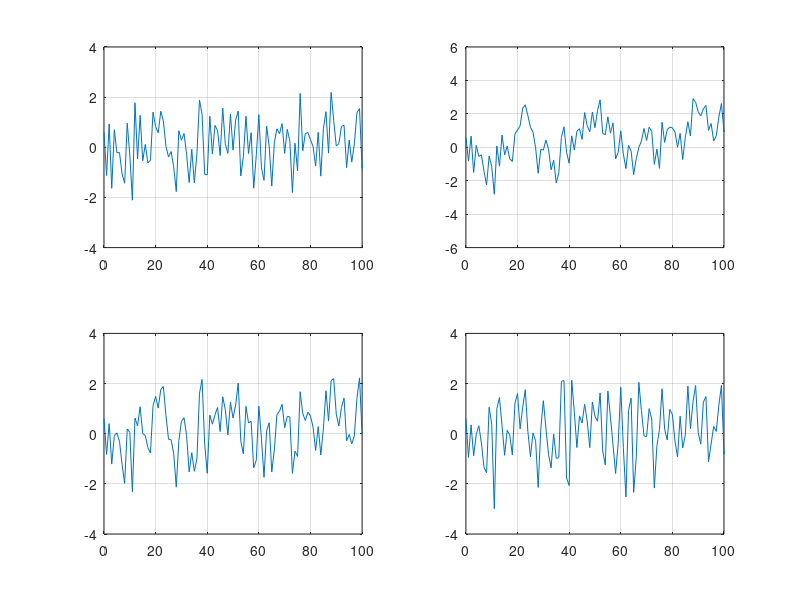
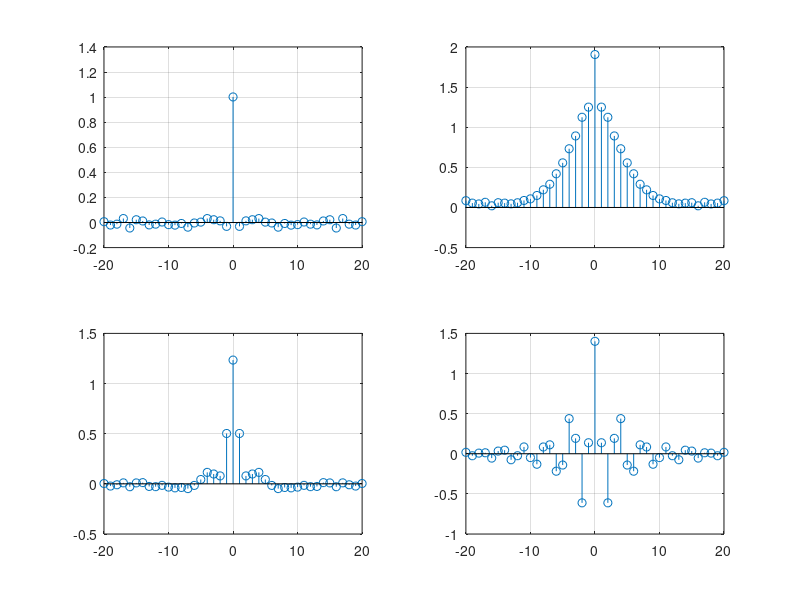
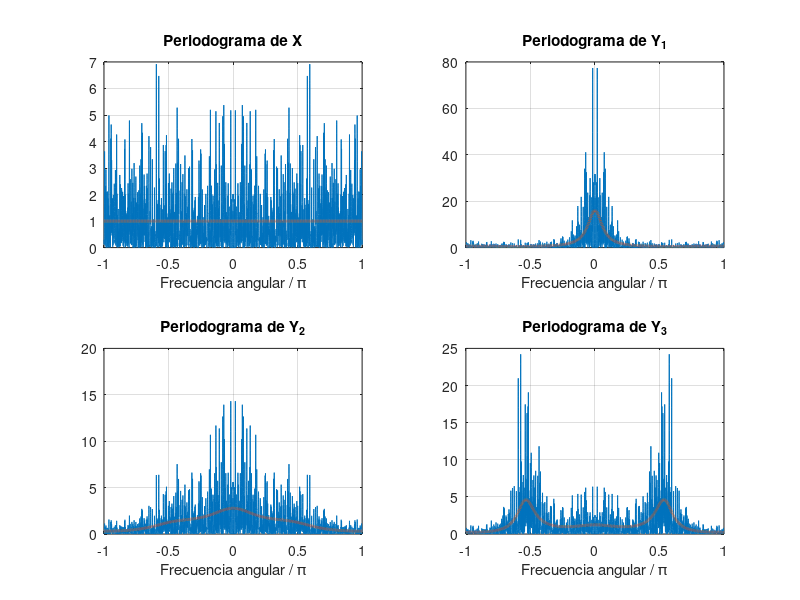

These figures' MATLAB source, in order:
close all;
clear all;
clc;

% Activdad 1

N = 1000;

X = normrnd(0, 1, 1, N);

a1 = [1 -0.5 -0.25];
a2 = [1 -0.5 0.2 -0.1];
a3 = [1 -0.3 0.5 -0.3];

Y1 = filter(1, a1, X);
Y2 = filter(1, a2, X);
Y3 = filter(1, a3, X);

n = 0:N-1;

R_X = xcorr(X, 'biased');
R_Y1 = xcorr(Y1, 'biased');
R_Y2 = xcorr(Y2, 'biased');
R_Y3 = xcorr(Y3, 'biased');

figure();
subplot(2, 2, 1);
plot(n, X);
xlim([0 100]);
grid;
subplot(2, 2, 2);
plot(n, Y1);
xlim([0 100]);
grid;
subplot(2, 2, 3);
plot(n, Y2);
xlim([0 100]);
grid;
subplot(2, 2, 4);
plot(n, Y3);
xlim([0 100]);
grid;

k=-(N-1):(N-1);

figure();
subplot(2, 2, 1);
stem(k, R_X);
xlim([-20 20]);
grid;
subplot(2, 2, 2);
stem(k, R_Y1);
xlim([-20 20]);
grid;
subplot(2, 2, 3);
stem(k, R_Y2);
xlim([-20 20]);
grid;
subplot(2, 2, 4);
stem(k, R_Y3);
xlim([-20 20]);
grid;

nfft = 10240;

% Puede usarse periodogram

S_X = 1/N * abs(fftshift(fft(X, nfft))).^2;
S_Y1 = 1/N * abs(fftshift(fft(Y1, nfft))).^2;
S_Y2 = 1/N * abs(fftshift(fft(Y2, nfft))).^2;
S_Y3 = 1/N * abs(fftshift(fft(Y3, nfft))).^2;

w = linspace(-pi, pi, nfft);

H1 = freqz(1, a1, w);
H1_magsq = abs(H1).^2;

H2 = freqz(1, a2, w);
H2_magsq = abs(H2).^2;

H3 = freqz(1, a3, w);
H3_magsq = abs(H3).^2;

S_Xteo = ones(1,nfft);
S_Y1teo = H1_magsq .* S_Xteo;
S_Y2teo = H2_magsq .* S_Xteo;
S_Y3teo = H3_magsq .* S_Xteo;

figure();
subplot(2, 2, 1);
plot(w/pi, S_X, w/pi, S_Xteo, '--', 'linewidth', 2);
xlabel('Frecuencia angular / \pi');
title('Periodograma de X');
grid;

subplot(2, 2, 2);
plot(w/pi, S_Y1, w/pi, S_Y1teo, '--', 'linewidth', 2);
xlabel('Frecuencia angular / \pi');
title('Periodograma de Y_1');
grid;

subplot(2, 2, 3);
plot(w/pi, S_Y2, w/pi, S_Y2teo, '--', 'linewidth', 2);
xlabel('Frecuencia angular / \pi');
title('Periodograma de Y_2');
grid;

subplot(2, 2, 4);
plot(w/pi, S_Y3, w/pi, S_Y3teo, '--', 'linewidth', 2);
xlabel('Frecuencia angular / \pi');
title('Periodograma de Y_3');
grid;
